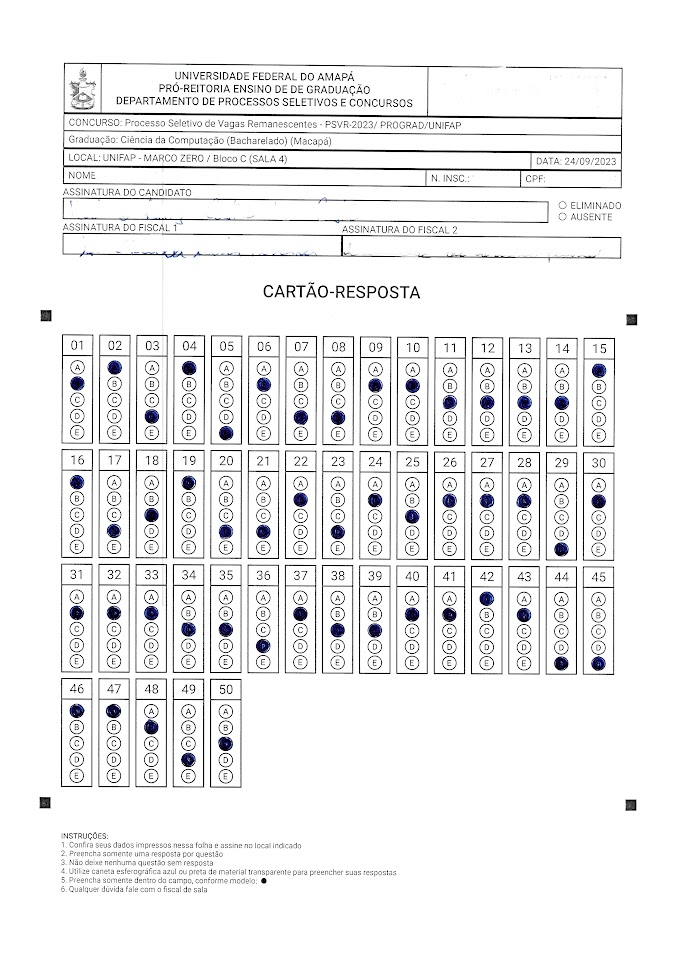
#> input picture cartao1.jpg, 674 x 953 px
$ python main2.py
#> lines starting #> are read from the running program, lines starting #| are printed output that depends on the picture; after the words box and inside, x2 and y2 are one past the last pixel; in counts of white or black regions, pixels touching at a corner belong together
import cv2
import numpy as np

def identificar_alternativas(img_path):
    """
    Identifica as alternativas marcadas em um cartão-resposta e exibe uma área de corte que engloba todas as áreas detectadas.

    Args:
        img_path (str): Caminho para a imagem do cartão-resposta.
    """
#> called with img_path = 'cartao1.jpg'
    # Carregar a imagem e converter para tons de cinza
    img = cv2.imread(img_path)
#> img is the input picture: shape (953, 674, 3); mean B, G, R 238.9, 238.3, 238.3
    gray = cv2.cvtColor(img, cv2.COLOR_BGR2GRAY)
    # Aplicar filtro de limiarização
    thresh = cv2.threshold(gray, 0, 255, cv2.THRESH_BINARY_INV + cv2.THRESH_OTSU)[1]
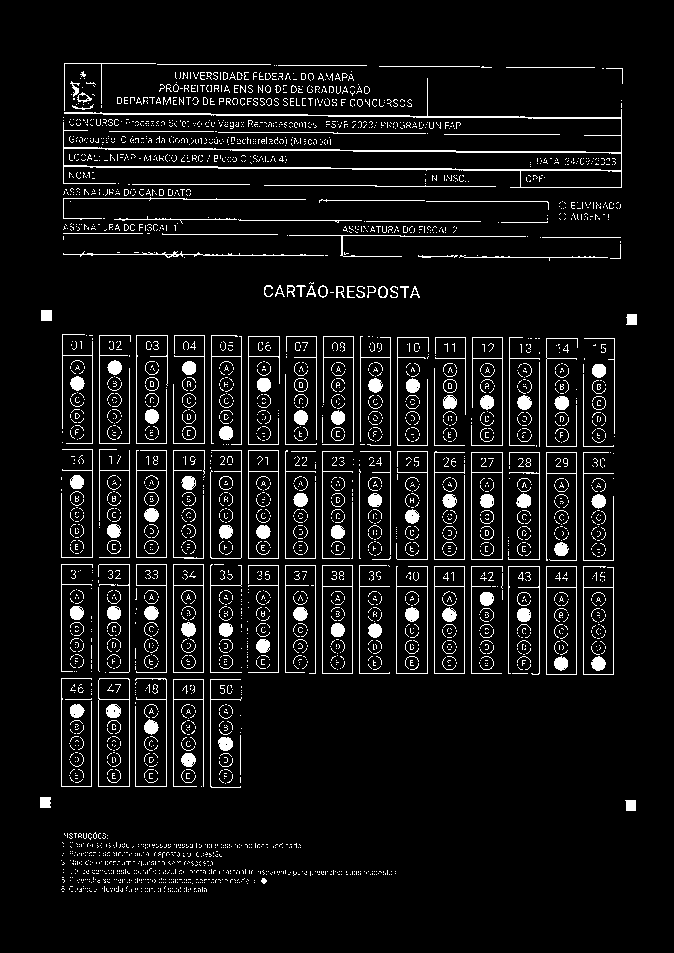
#> thresh: shape (953, 674); 7.1% white in thin lines or dots, all inside (x1, y1, x2, y2) = (40, 63, 637, 892)

    # Encontrar contornos e filtrar por tamanho
    contours, _ = cv2.findContours(thresh, cv2.RETR_EXTERNAL, cv2.CHAIN_APPROX_SIMPLE)
#> contours = 2718 contours, 2627 with area under 20; largest, box (x1, y1, x2, y2) and area: (63, 78, 622, 188) 12798, (98, 678, 130, 787) 3345, (471, 452, 503, 560) 3317, (546, 566, 577, 675) 3240, (322, 565, 353, 674) 3240
    min_area, max_area = 15, 20
    filtered_contours = [cnt for cnt in contours if min_area < cv2.contourArea(cnt) < max_area]
#> filtered_contours = 8 contours, all with area under 20

    # Variáveis para armazenar as coordenadas mínimas e máximas dos contornos
    x_min, y_min = float('inf'), float('inf')
    x_max, y_max = 0, 0

    # Analisar cada contorno (bolha) e atualizar os limites de recorte
    for cnt in filtered_contours:
        x, y, w, h = cv2.boundingRect(cnt)
        x_min = min(x_min, x)
        y_min = min(y_min, y)
        x_max = max(x_max, x + w)
        y_max = max(y_max, y + h)

        cv2.rectangle(img,(x,y), (x+w,y+h),(0,255,0),2)
#> this loop made 8 passes
#> (x, y, w, h, x_min, y_min, x_max) on passes 1 to 8: (261, 878, 6, 6, 261, 878, 267), (518, 572, 6, 9, 261, 572, 524), (75, 413, 5, 6, 75, 413, 524), (400, 286, 9, 12, 75, 286, 524), (296, 285, 10, 12, 75, 285, 524), (264, 285, 9, 12, 75, 285, 524), (418, 255, 40, 3, 75, 255, 524), (342, 73, 6, 8, 75, 73, 524)
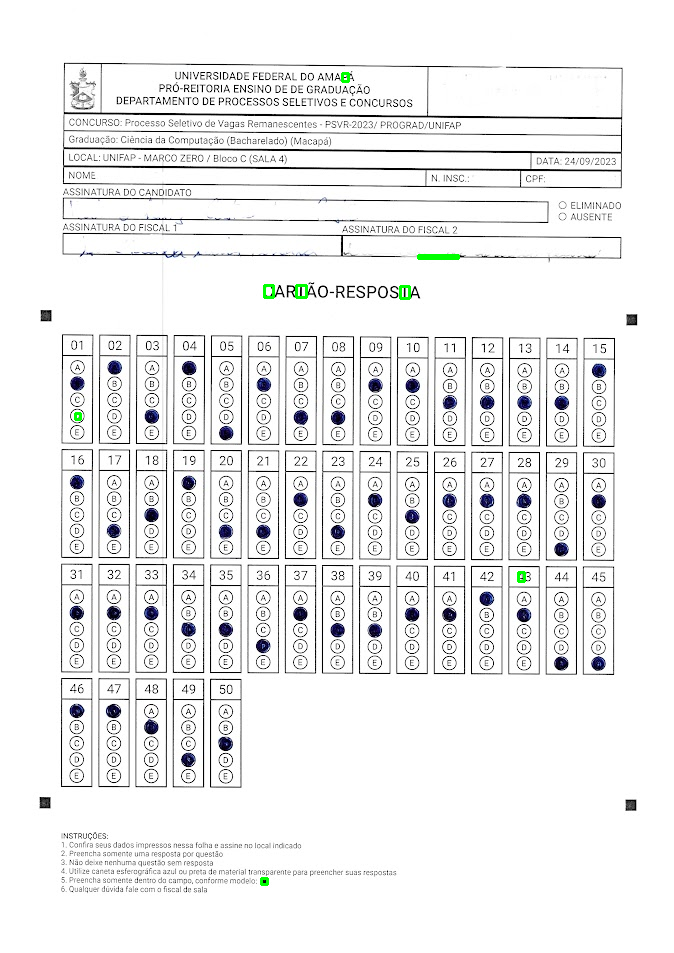
#> img: shape (953, 674, 3); 0.14% of pixels changed, all inside (x1, y1, x2, y2) = (74, 72, 526, 886)

    # Verificar se encontramos contornos válidos
    if x_min < x_max and y_min < y_max:
        detected_area = img[y_min:y_max, x_min:x_max]
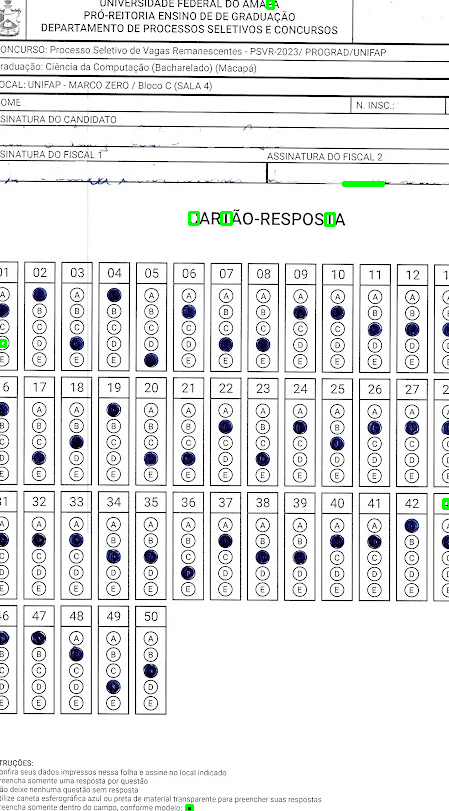
#> detected_area: shape (811, 449, 3); mean B, G, R 231.6, 231.3, 230.7
        cv2.imshow('Área Detectada', detected_area)
    else:
        print("Nenhuma área detectada para recorte.")

    # Aguardar interação com o usuário
    cv2.waitKey(0)
    cv2.destroyAllWindows()

# Exemplo de uso
img_path = 'cartao1.jpg'
identificar_alternativas(img_path)

$ run again, with cartao3.jpg copied over cartao1.jpg
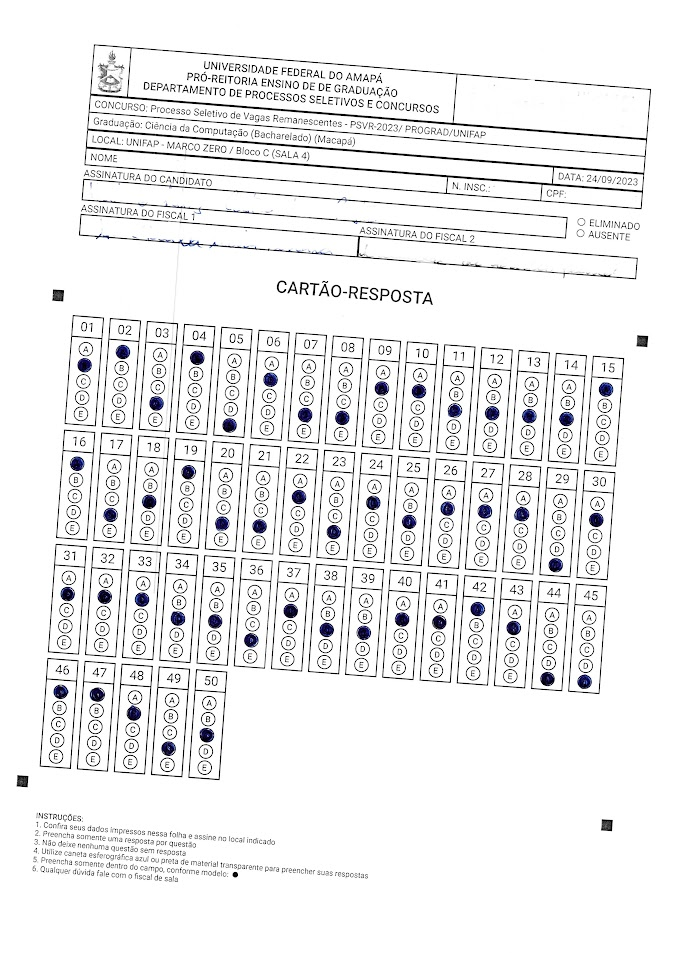
#> input picture cartao3.jpg, 674 x 953 px
#> in identificar_alternativas, img is the input picture: shape (953, 674, 3); mean B, G, R 237.9, 237.3, 237.3
#> in identificar_alternativas, `thresh = cv2.threshold(gray, 0, 255, cv2.THRESH_BINARY_INV + cv2.THRES..`:
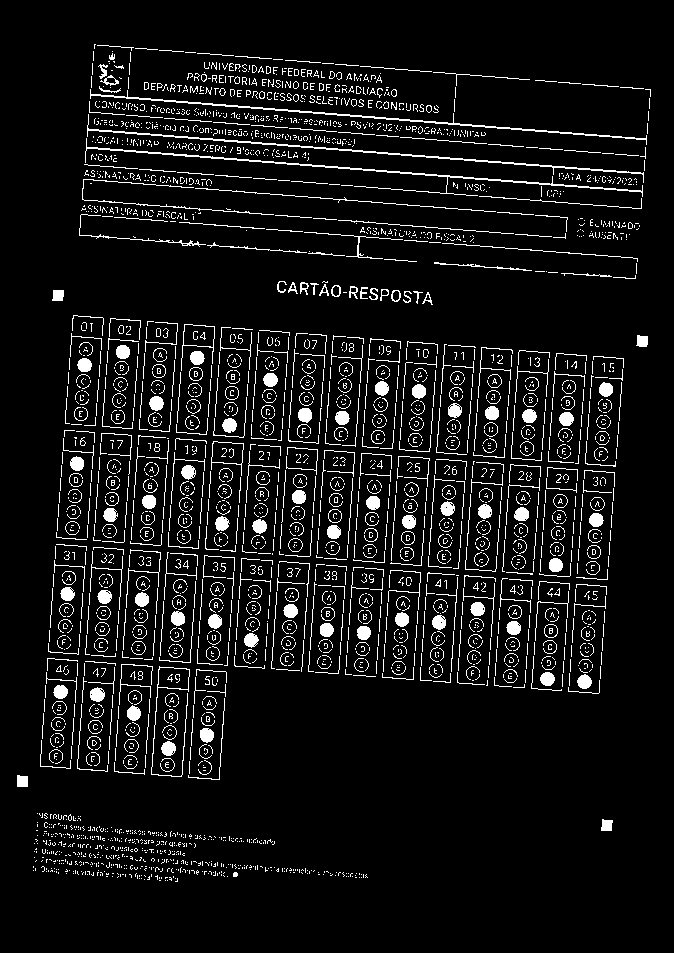
#> thresh: shape (953, 674); 7.6% white in thin lines or dots, all inside (x1, y1, x2, y2) = (17, 44, 651, 882)
#> contours = 3077 contours, 2973 with area under 20; largest, box (x1, y1, x2, y2) and area: (151, 666, 190, 777) 637, (181, 324, 215, 371) 632, (211, 441, 244, 476) 631, (85, 138, 643, 197) 550, (90, 89, 647, 145) 545
#> filtered_contours = 16 contours, all with area under 20
#> the loop in identificar_alternativas, `for cnt in filtered_contours:` made 16 passes
#> (x, y, w, h, x_min, y_min, x_max) on passes 1 to 8: (92, 740, 5, 6, 92, 740, 97), (56, 665, 6, 7, 56, 665, 97), (510, 585, 6, 9, 56, 585, 516), (473, 582, 6, 9, 56, 582, 516), (435, 579, 6, 8, 56, 579, 516), (183, 560, 6, 9, 56, 560, 516), (452, 466, 5, 9, 56, 466, 516), (600, 435, 5, 6, 56, 435, 605)
#> in identificar_alternativas, `detected_area = img[y_min:y_max, x_min:x_max]`:
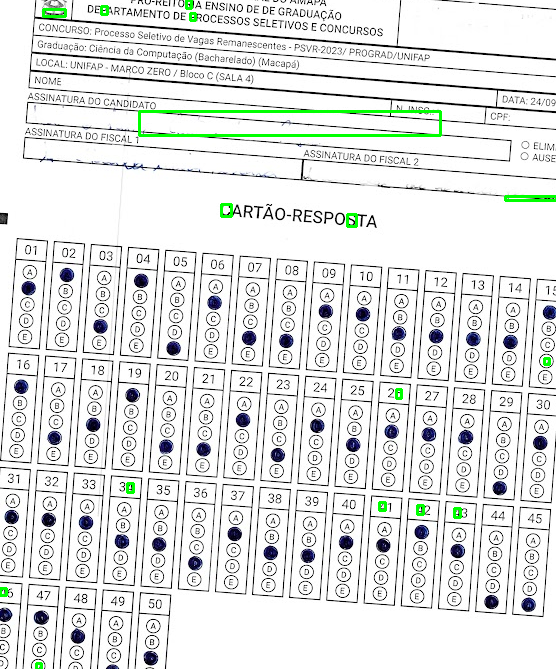
#> detected_area: shape (669, 556, 3); mean B, G, R 226.3, 227.7, 225.3
